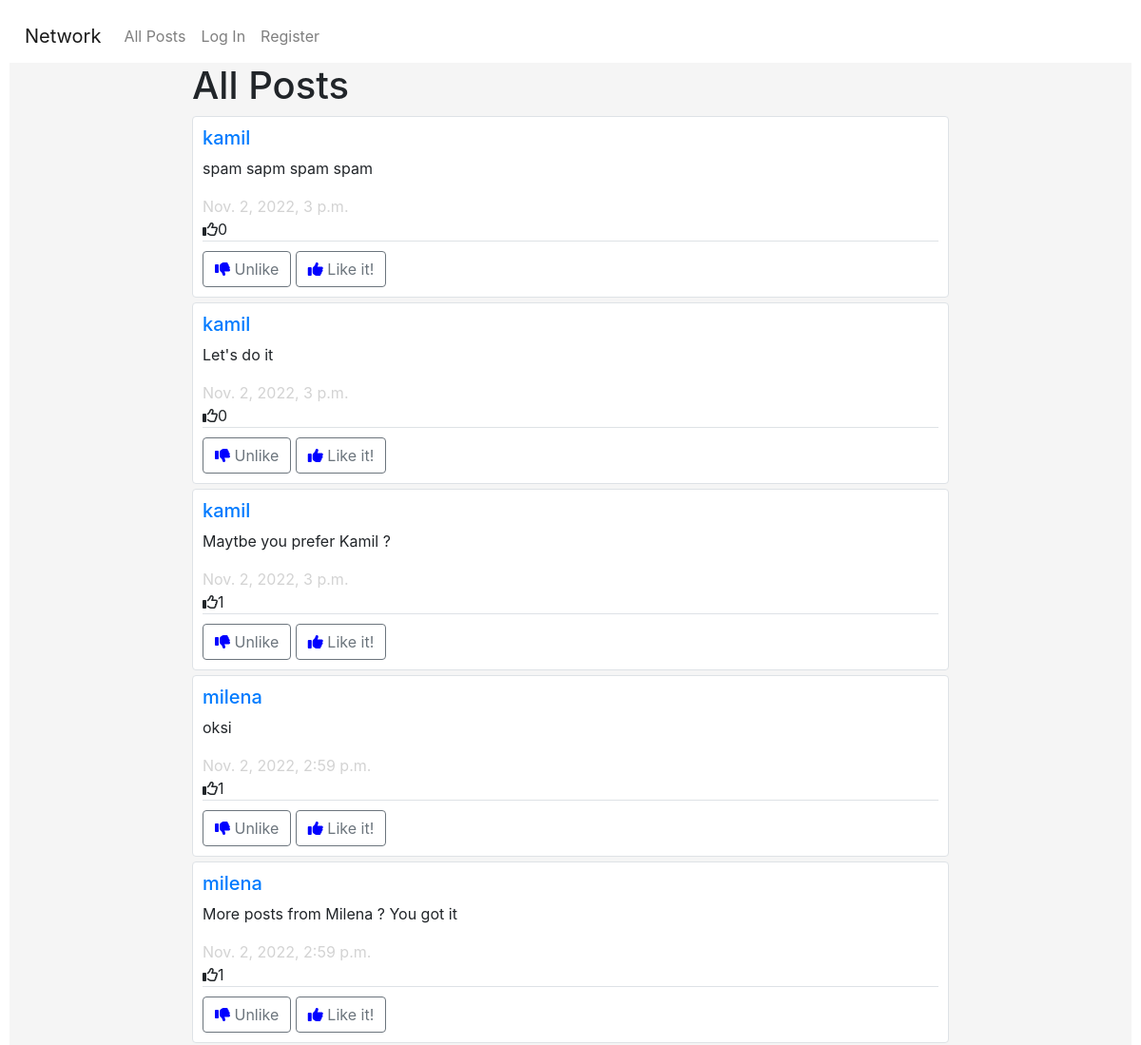
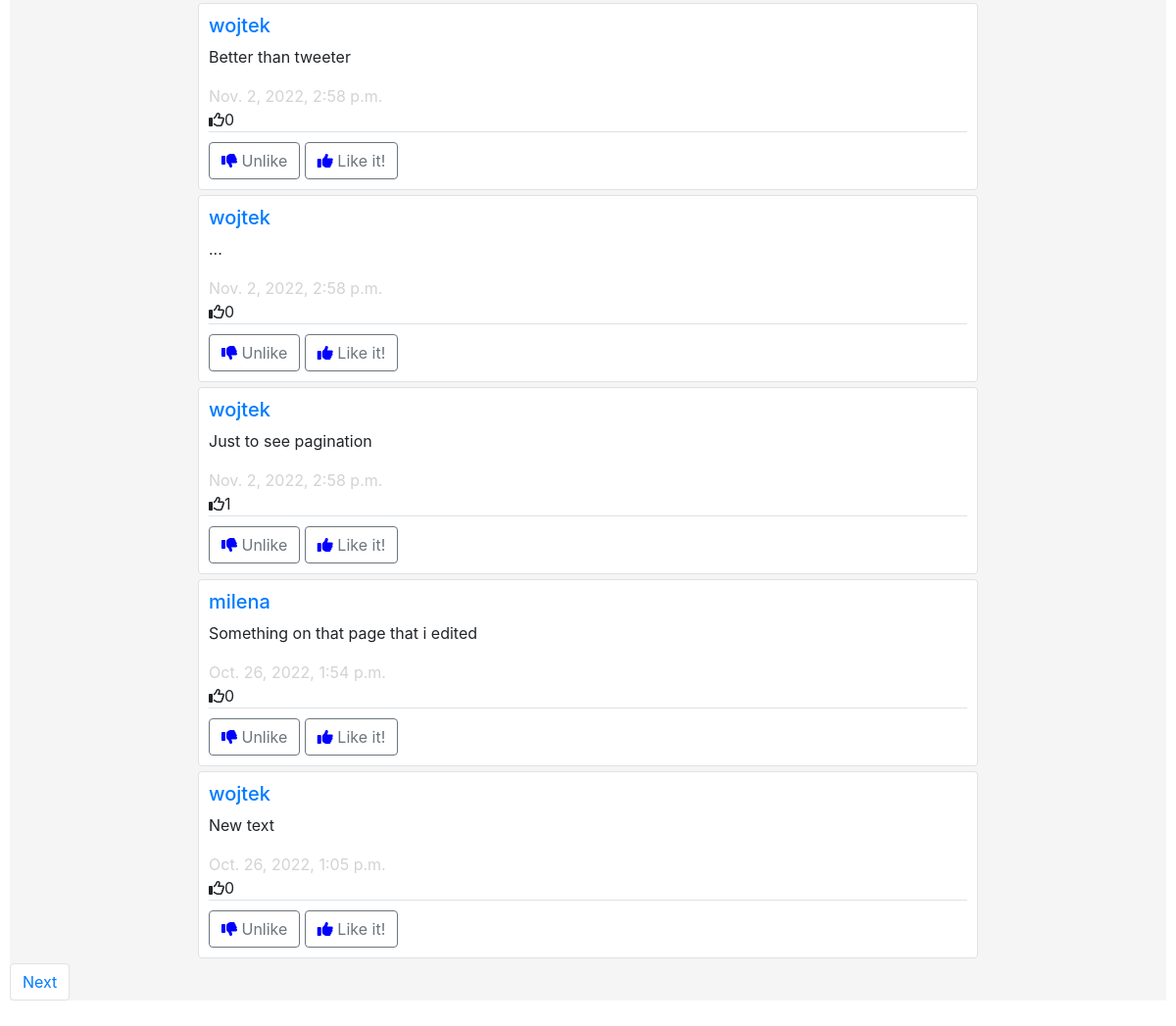
Before: / with the older database file (2 pictures, top to bottom).
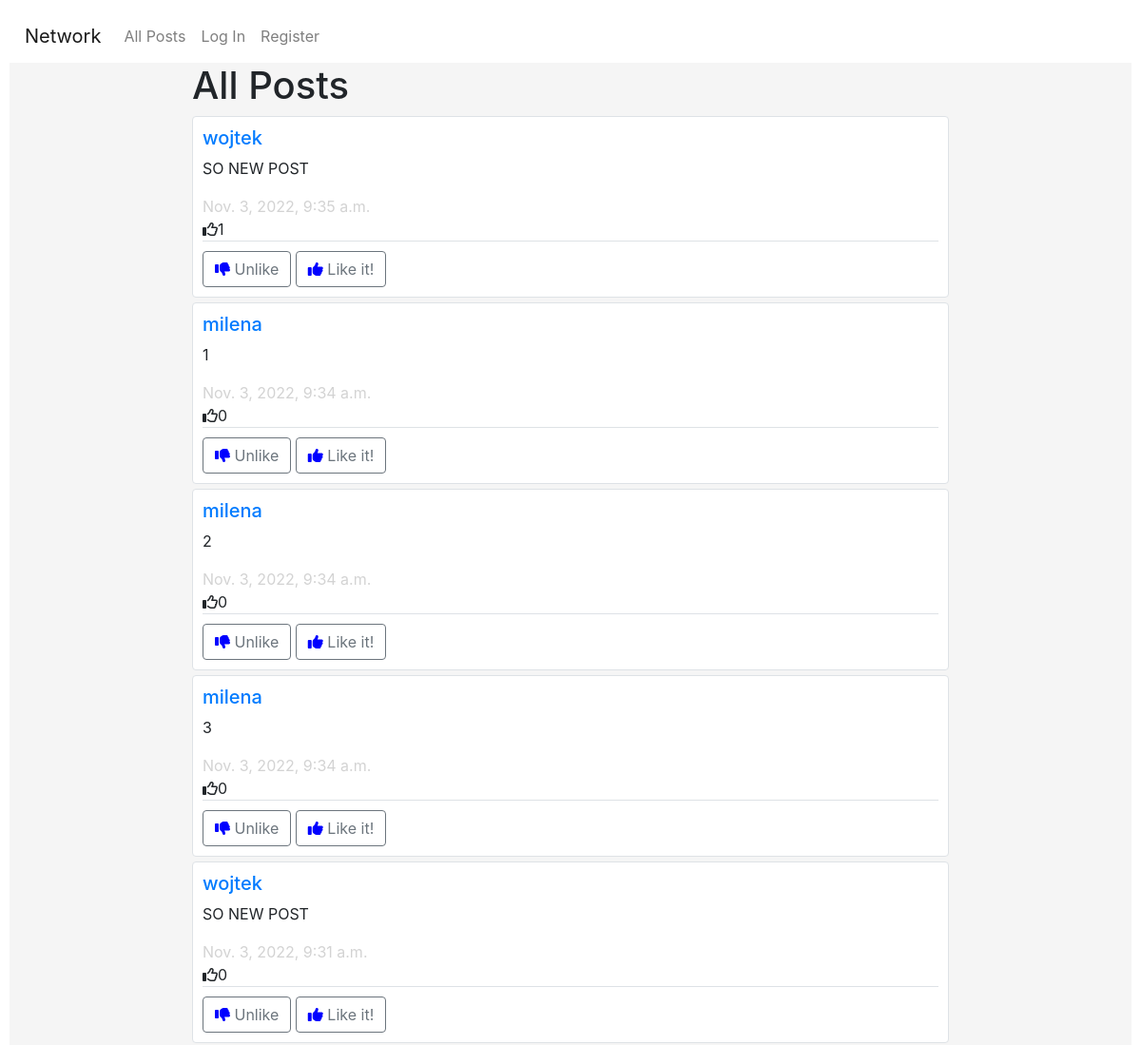
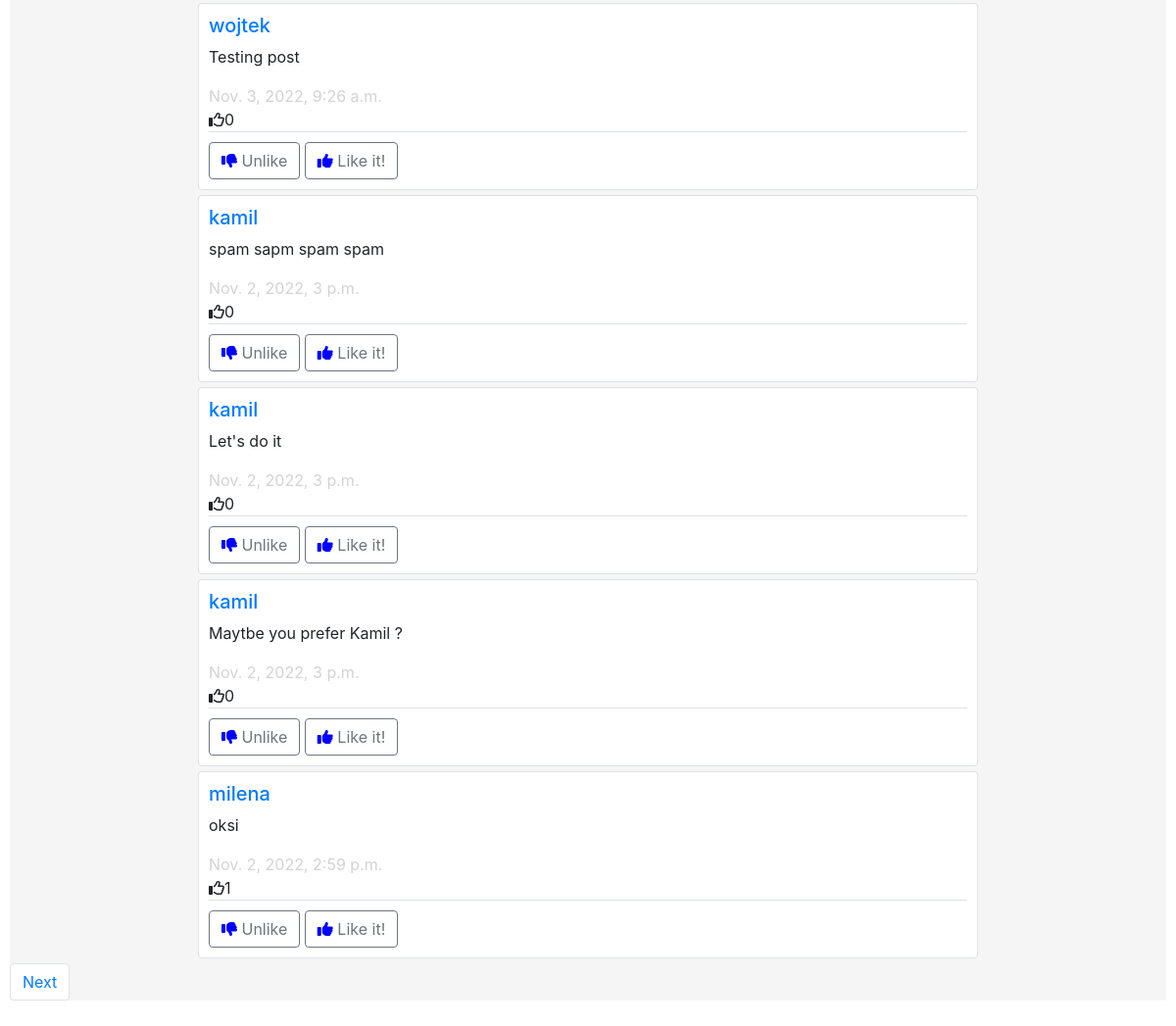
After: the same page with the newer database file (2 pictures, top to bottom).
### network/models.py (models this page shows, shortened)
class Post(models.Model):
    author = models.ForeignKey(User, on_delete=models.CASCADE)
    body = models.CharField(max_length = 1024)
    time_stamp = models.DateTimeField(auto_now_add = True)
    likes = models.PositiveIntegerField(default = 0)

class User(AbstractUser):
    pass
    number_followers = models.IntegerField(default = 0)
    def __str__(self):
        return self.username

### network/views.py (the view)
# urls.py: path("", views.index, name="index"),
def index(request):
    posts = Post.objects.order_by('-time_stamp')
    pagin = Paginator(posts, 10)
    page_number = request.GET.get('page')
    page_obj = pagin.get_page(page_number)
    user = request.user
    try:
        liked = Like.objects.filter(liker = user)
        liked_posts = []
        for like in liked:
            liked_posts.append(like.liked_post)
    except(TypeError):
        liked_posts = []
    return render(request, "network/index.html", {
        'posts':page_obj,
        'liked_posts':liked_posts
    })

### network/templates/network/index.html (shortened to what this page needs)
{% extends "network/layout.html" %}
{% load network_extras %}
{% block body %}
<div class="container">
    <h1>All Posts</h1>
        {% for post in posts %}
            <div class="border rounded post">
                <h5><a href = "{% url 'profile' post.author %}" class="link-secondary">{{post.author}}</a></h5>
                <p class="post_body" id="body{{post.id}}">{{post.body}}</p>
                <span id="timestamp">{{post.time_stamp}}</span><br>
                <i class="fa-regular fa-thumbs-up"></i><span id="likes" data-index={{post.id}}>{{post.likes}}</span>
                <div class="border-top like_div">
                    <button  data-index={{post.id}} id="unlike" class="btn btn-outline-secondary"><i class="fa fa-thumbs-down"></i> Unlike </button>
                    <button  data-index={{post.id}} id="like" class="btn btn-outline-secondary"><i class="fa fa-thumbs-up"></i> Like it! </button>
                </div>
            </div>
        {%endfor%}
    </div>
    <ul class="pagination">
        {% if posts.has_next %}
        <li class="page-item"><a class="page-link" href="?page={{ posts.next_page_number }}">Next</a></li>
        {% endif %}
    </ul>
{% endblock %}

Changed rows visible on the page:
no longer on this page (row unchanged): Post: author "milena", body "More posts from Milena ? You got it", time_stamp "Nov. 2, 2022, 2:59 p.m.", likes "1"
no longer on this page (row edited): Post: author "wojtek", body "Better than tweeter", time_stamp "Nov. 2, 2022, 2:58 p.m.", likes "0"
no longer on this page (row unchanged): Post: author "wojtek", body "...", time_stamp "Nov. 2, 2022, 2:58 p.m.", likes "0"
no longer on this page (row unchanged): Post: author "wojtek", body "Just to see pagination", time_stamp "Nov. 2, 2022, 2:58 p.m.", likes "1"
no longer on this page (row unchanged): Post: author "milena", body "Something on that page that i edited", time_stamp "Oct. 26, 2022, 1:54 p.m.", likes "0"
no longer on this page (row unchanged): Post: author "wojtek", body "New text", time_stamp "Oct. 26, 2022, 1:05 p.m.", likes "0"
added Post: author "wojtek", body "SO NEW POST", time_stamp "Nov. 3, 2022, 9:35 a.m.", likes "1"
added Post: author "milena", body "1", time_stamp "Nov. 3, 2022, 9:34 a.m.", likes "0"
added Post: author "milena", body "2", time_stamp "Nov. 3, 2022, 9:34 a.m.", likes "0"
added Post: author "milena", body "3", time_stamp "Nov. 3, 2022, 9:34 a.m.", likes "0"
added Post: author "wojtek", body "SO NEW POST", time_stamp "Nov. 3, 2022, 9:31 a.m.", likes "0"
added Post: author "wojtek", body "Testing post", time_stamp "Nov. 3, 2022, 9:26 a.m.", likes "0"
changed Post "Maytbe you prefer Kamil ?": likes "1" → "0"
